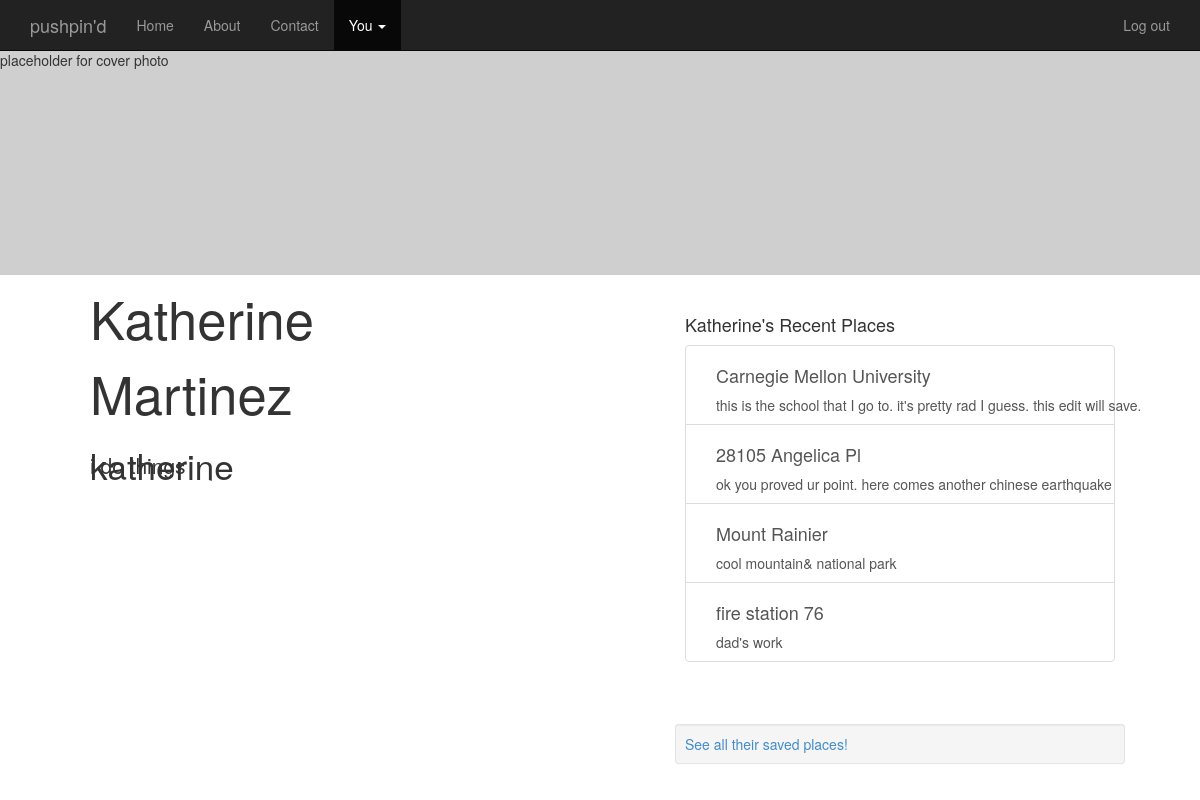
Before: /users/1/ with the older database file.
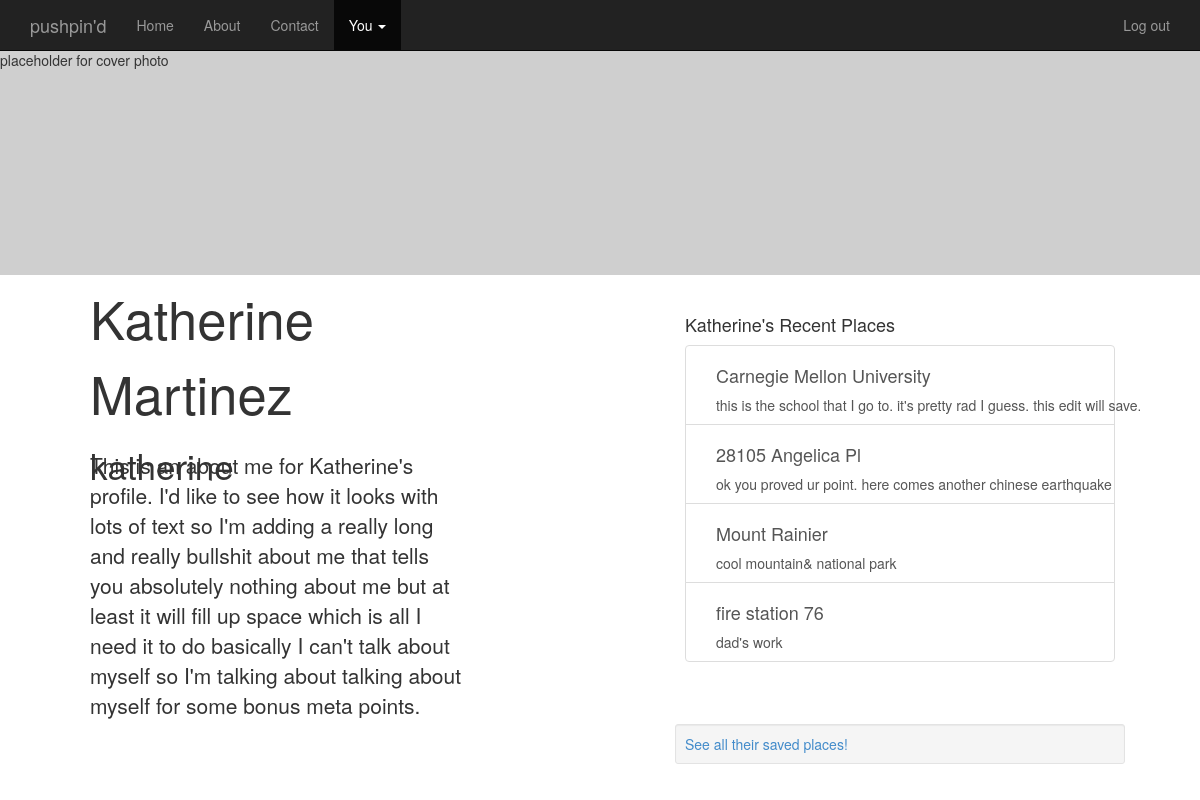
After: the same page with the newer database file.
### users/models.py (models this page shows, shortened)
class Profile(models.Model):
	user = models.ForeignKey(User, unique=True)
	firstName = models.CharField(max_length=50, blank=True, verbose_name="First Name")
	lastName = models.CharField(max_length=50, blank=True, verbose_name="Last Name")
	about = models.CharField(max_length=500, blank=True, verbose_name="About")
	def get_locations(self):
		return Location.objects.filter(user=self.user)

### users/views.py (the view)
# urls.py: url(r'^(?P<user_id>\d+)/$' , views.profile, name='profile'),
def profile(request, user_id): # page
	user = get_object_or_404(User, pk=user_id)
	userProfile = Profile.objects.get(user=user)
	context = {
		'user':user,
		'profile':userProfile,
		'request':request,
		'recent_location_list': userProfile.get_locations()[:5],
		'loggedin':user.is_authenticated(),
	}
	return render(request, 'users/profile.html', context)

### users/templates/users/profile.html (shortened to what this page needs)
<head>
	{% load staticfiles %}
	<link rel="stylesheet" type='text/css' href="{% static 'users/style.css' %}" />
	<link rel="stylesheet" type='text/css' href="{% static 'locationlib/bootstrap.min.css' %}" />
</head>
<body>
	<div class="navbar navbar-inverse navbar-fixed-top" role="navigation">
	    <div class="container">
	        <div class="navbar-header">
	            <a class="navbar-brand" href="/">pushpin'd</a>
	        </div>
	        <div class="navbar-collapse collapse">
		        <ul class="nav navbar-nav">
		            <li><a href="{% url 'home' %}">Home</a></li>
		            <li><a href="#about">About</a></li>
		            <li><a href="#contact">Contact</a></li>
		            {% if loggedin %}
		            	<li class="dropdown active">
		            		<a class="dropdown-toggle" data-toggle="dropdown">You <span class="caret"></span></a>
				        </li>
		            {% endif %}
		        </ul>
	        	{% if not loggedin %}
		        	<form class="navbar-form navbar-right" role="form" action="{% url 'authenticator' %}" method="POST">
			            <div id="mini-login" class="form-group">
							{% csrf_token %}
							<input type='text' placeholder="Username" name="username" class="form-control">
							<input type='password' placeholder="Password" name="password" class="form-control">
							<input type='Submit' value='Log In' class="btn btn-success">
						</div>
		            </form>
	            {% else %}
	            	<ul class="nav navbar-nav navbar-right">
			    		<li><a href='{% url "logout" %}' >Log out</a></li>
			    	</ul>
			    {% endif %}
		    </div>
	    </div>
	</div>
	<div class='cover-container' id='profile-cover'>
		<p>placeholder for cover photo</p>
	<div>
	<div class='container' id='profile-basic-info'>
		<div class=''>
			{% if profile.firstName != '' %}
				<div class='container' id='profile-name'>
					<p>{{profile.firstName}} {{profile.lastName}}</p>
				</div>
			{% endif %}
			<div class='container' id='profile-username'>
				<p>{{profile.user.username}}</p>
			</div>
		</div>
	</div>
	<div class="container" id="profile-about">
		<p>{{profile.about}}</p>
	</div>
	{% if recent_location_list|length != 0 %}
		<div class='container' id='profile-recent-locations'>
			<h4>{{profile.firstName}}'s Recent Places</h4>
			<div class='list-group'>
				{% for location in recent_location_list %}
					<a class="list-group-item" href="{% url 'locationlib:detail' location.id %}">
						<div class="container" id="item-container">
							<h4 class="list-group-item-header">{{location.name}}</h4></li>
							<p class="list-group-item-text">{{location.custDescription}}</p>
						</div>
					</a>
				{% endfor %}
			</div>
		</div>
	<div class='container' id="profile-more-locations">
		<div class="well well-sm">
			<a href="{% url 'users:places' user.id %}">See all their saved places!</a>
		</div>
	</div>
	{% else %}
		<div class='container' id='profile-no-locations'>
			<div class=''>
				<a href="{% url 'users:add' request.user.id %}">Add your first place?</a>
			</div>
		</div>
	{% endif %}
</body>

Changed rows visible on the page:
changed Profile "Katherine": about "i do things" → "This is an about me for Katherine's profile. I'd like to see how it looks with lots of text so I'm adding a really long and really bullshit about me that tells you absolutely nothing about me but at least it will fill up space which is all I need it to do basically I can't talk about myself so I'm talking about talking about myself for some bonus meta points.…"
